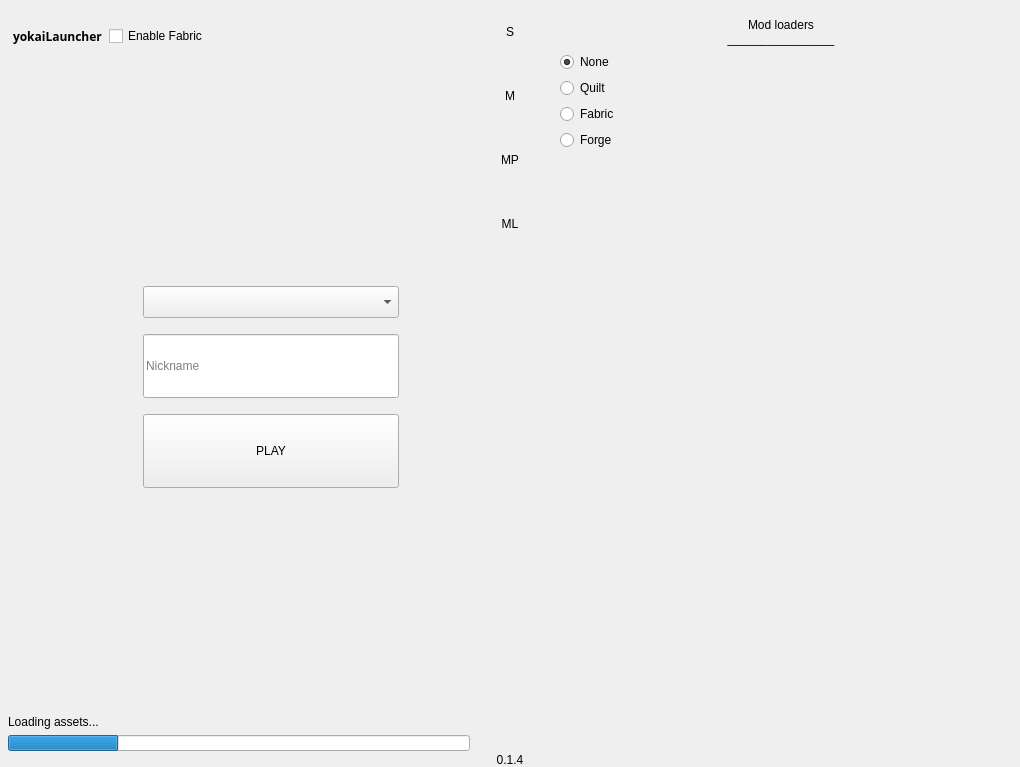
<?xml version="1.0" encoding="UTF-8"?>
<ui version="4.0">
 <class>MWin</class>
 <widget class="QMainWindow" name="MWin">
  <property name="windowModality">
   <enum>Qt::WindowModal</enum>
  </property>
  <property name="geometry">
   <rect>
    <x>0</x>
    <y>0</y>
    <width>1020</width>
    <height>767</height>
   </rect>
  </property>
  <property name="contextMenuPolicy">
   <enum>Qt::NoContextMenu</enum>
  </property>
  <property name="windowTitle">
   <string>yokaiLauncher</string>
  </property>
  <property name="windowIcon">
   <iconset resource="../res.qrc">
    <normaloff>:/assets/icon.svg</normaloff>:/assets/icon.svg</iconset>
  </property>
  <property name="styleSheet">
   <string notr="true"/>
  </property>
  <widget class="QWidget" name="ClientForm">
   <property name="sizePolicy">
    <sizepolicy hsizetype="Preferred" vsizetype="Preferred">
     <horstretch>1</horstretch>
     <verstretch>1</verstretch>
    </sizepolicy>
   </property>
   <property name="contextMenuPolicy">
    <enum>Qt::NoContextMenu</enum>
   </property>
   <property name="windowTitle">
    <string>yokaiLauncher</string>
   </property>
   <property name="styleSheet">
    <string notr="true"/>
   </property>
   <layout class="QHBoxLayout" name="horizontalLayout_3">
    <property name="spacing">
     <number>0</number>
    </property>
    <property name="leftMargin">
     <number>0</number>
    </property>
    <property name="topMargin">
     <number>0</number>
    </property>
    <property name="rightMargin">
     <number>0</number>
    </property>
    <property name="bottomMargin">
     <number>0</number>
    </property>
    <item>
     <widget class="QWidget" name="verticalWidget" native="true">
      <property name="sizePolicy">
       <sizepolicy hsizetype="Expanding" vsizetype="Preferred">
        <horstretch>0</horstretch>
        <verstretch>0</verstretch>
       </sizepolicy>
      </property>
      <layout class="QVBoxLayout" name="verticalLayout_2">
       <property name="leftMargin">
        <number>0</number>
       </property>
       <property name="topMargin">
        <number>0</number>
       </property>
       <property name="rightMargin">
        <number>0</number>
       </property>
       <property name="bottomMargin">
        <number>0</number>
       </property>
       <item alignment="Qt::AlignLeft">
        <widget class="QWidget" name="Logo" native="true">
         <property name="minimumSize">
          <size>
           <width>0</width>
           <height>72</height>
          </size>
         </property>
         <property name="maximumSize">
          <size>
           <width>16777215</width>
           <height>72</height>
          </size>
         </property>
         <layout class="QVBoxLayout" name="verticalLayout">
          <property name="spacing">
           <number>0</number>
          </property>
          <property name="leftMargin">
           <number>0</number>
          </property>
          <property name="topMargin">
           <number>0</number>
          </property>
          <property name="rightMargin">
           <number>0</number>
          </property>
          <property name="bottomMargin">
           <number>0</number>
          </property>
          <item>
           <widget class="QWidget" name="horizontalWidget" native="true">
            <layout class="QHBoxLayout" name="horizontalLayout">
             <property name="leftMargin">
              <number>0</number>
             </property>
             <property name="topMargin">
              <number>0</number>
             </property>
             <property name="rightMargin">
              <number>0</number>
             </property>
             <property name="bottomMargin">
              <number>0</number>
             </property>
             <item>
              <widget class="QLabel" name="label_2">
               <property name="sizePolicy">
                <sizepolicy hsizetype="Fixed" vsizetype="Fixed">
                 <horstretch>0</horstretch>
                 <verstretch>0</verstretch>
                </sizepolicy>
               </property>
               <property name="maximumSize">
                <size>
                 <width>64</width>
                 <height>64</height>
                </size>
               </property>
               <property name="text">
                <string/>
               </property>
               <property name="pixmap">
                <pixmap resource="../res.qrc">:/assets/icon.svg</pixmap>
               </property>
               <property name="scaledContents">
                <bool>true</bool>
               </property>
              </widget>
             </item>
             <item>
              <widget class="QLabel" name="logo">
               <property name="font">
                <font>
                 <family>eUkraineLogo</family>
                 <weight>75</weight>
                 <bold>true</bold>
                </font>
               </property>
               <property name="text">
                <string>yokaiLauncher</string>
               </property>
               <property name="margin">
                <number>0</number>
               </property>
              </widget>
             </item>
             <item>
              <widget class="QCheckBox" name="fabricb">
               <property name="enabled">
                <bool>true</bool>
               </property>
               <property name="maximumSize">
                <size>
                 <width>16777215</width>
                 <height>36</height>
                </size>
               </property>
               <property name="text">
                <string>Enable Fabric</string>
               </property>
              </widget>
             </item>
            </layout>
           </widget>
          </item>
         </layout>
        </widget>
       </item>
       <item alignment="Qt::AlignHCenter|Qt::AlignVCenter">
        <widget class="QWidget" name="vertWi" native="true">
         <property name="sizePolicy">
          <sizepolicy hsizetype="Preferred" vsizetype="Preferred">
           <horstretch>0</horstretch>
           <verstretch>0</verstretch>
          </sizepolicy>
         </property>
         <property name="minimumSize">
          <size>
           <width>0</width>
           <height>0</height>
          </size>
         </property>
         <property name="maximumSize">
          <size>
           <width>16777215</width>
           <height>16777215</height>
          </size>
         </property>
         <property name="autoFillBackground">
          <bool>false</bool>
         </property>
         <property name="styleSheet">
          <string notr="true"/>
         </property>
         <layout class="QVBoxLayout" name="verticalLayout_3">
          <property name="spacing">
           <number>16</number>
          </property>
          <property name="leftMargin">
           <number>64</number>
          </property>
          <property name="topMargin">
           <number>0</number>
          </property>
          <property name="rightMargin">
           <number>0</number>
          </property>
          <property name="bottomMargin">
           <number>0</number>
          </property>
          <item>
           <widget class="QWidget" name="mainWidget" native="true">
            <layout class="QVBoxLayout" name="verticalLayout_10">
             <property name="spacing">
              <number>16</number>
             </property>
             <property name="leftMargin">
              <number>32</number>
             </property>
             <property name="topMargin">
              <number>32</number>
             </property>
             <property name="rightMargin">
              <number>32</number>
             </property>
             <property name="bottomMargin">
              <number>32</number>
             </property>
             <item>
              <widget class="QComboBox" name="versionList">
               <property name="enabled">
                <bool>true</bool>
               </property>
               <property name="sizePolicy">
                <sizepolicy hsizetype="Preferred" vsizetype="Preferred">
                 <horstretch>0</horstretch>
                 <verstretch>0</verstretch>
                </sizepolicy>
               </property>
               <property name="minimumSize">
                <size>
                 <width>128</width>
                 <height>32</height>
                </size>
               </property>
               <property name="currentText">
                <string/>
               </property>
               <property name="currentIndex">
                <number>-1</number>
               </property>
               <property name="sizeAdjustPolicy">
                <enum>QComboBox::AdjustToContentsOnFirstShow</enum>
               </property>
               <property name="placeholderText">
                <string>Loading...</string>
               </property>
              </widget>
             </item>
             <item>
              <widget class="QLineEdit" name="nickname">
               <property name="minimumSize">
                <size>
                 <width>256</width>
                 <height>64</height>
                </size>
               </property>
               <property name="maximumSize">
                <size>
                 <width>16777215</width>
                 <height>64</height>
                </size>
               </property>
               <property name="placeholderText">
                <string>Nickname</string>
               </property>
              </widget>
             </item>
             <item>
              <widget class="QPushButton" name="playBtn">
               <property name="minimumSize">
                <size>
                 <width>128</width>
                 <height>74</height>
                </size>
               </property>
               <property name="maximumSize">
                <size>
                 <width>16777215</width>
                 <height>74</height>
                </size>
               </property>
               <property name="text">
                <string>PLAY</string>
               </property>
              </widget>
             </item>
            </layout>
           </widget>
          </item>
         </layout>
        </widget>
       </item>
       <item>
        <widget class="QWidget" name="progressWidget" native="true">
         <property name="minimumSize">
          <size>
           <width>0</width>
           <height>64</height>
          </size>
         </property>
         <property name="maximumSize">
          <size>
           <width>16777215</width>
           <height>64</height>
          </size>
         </property>
         <layout class="QVBoxLayout" name="verticalLayout_4">
          <property name="leftMargin">
           <number>8</number>
          </property>
          <property name="topMargin">
           <number>0</number>
          </property>
          <property name="rightMargin">
           <number>8</number>
          </property>
          <property name="bottomMargin">
           <number>16</number>
          </property>
          <item alignment="Qt::AlignLeft|Qt::AlignBottom">
           <widget class="QLabel" name="pLabel">
            <property name="text">
             <string>Loading assets...</string>
            </property>
            <property name="margin">
             <number>5</number>
            </property>
           </widget>
          </item>
          <item>
           <widget class="QProgressBar" name="progressBar">
            <property name="maximumSize">
             <size>
              <width>16777215</width>
              <height>16</height>
             </size>
            </property>
            <property name="baseSize">
             <size>
              <width>0</width>
              <height>32</height>
             </size>
            </property>
            <property name="styleSheet">
             <string notr="true"/>
            </property>
            <property name="value">
             <number>24</number>
            </property>
            <property name="textVisible">
             <bool>false</bool>
            </property>
            <property name="orientation">
             <enum>Qt::Horizontal</enum>
            </property>
            <property name="invertedAppearance">
             <bool>false</bool>
            </property>
            <property name="textDirection">
             <enum>QProgressBar::TopToBottom</enum>
            </property>
            <property name="format">
             <string>%p%/%m%</string>
            </property>
           </widget>
          </item>
         </layout>
        </widget>
       </item>
      </layout>
     </widget>
    </item>
    <item>
     <widget class="QWidget" name="rightWidget" native="true">
      <property name="sizePolicy">
       <sizepolicy hsizetype="Preferred" vsizetype="Expanding">
        <horstretch>0</horstretch>
        <verstretch>0</verstretch>
       </sizepolicy>
      </property>
      <property name="maximumSize">
       <size>
        <width>64</width>
        <height>16777215</height>
       </size>
      </property>
      <layout class="QVBoxLayout" name="verticalLayout_8">
       <property name="leftMargin">
        <number>0</number>
       </property>
       <property name="topMargin">
        <number>0</number>
       </property>
       <property name="rightMargin">
        <number>0</number>
       </property>
       <property name="bottomMargin">
        <number>0</number>
       </property>
       <item alignment="Qt::AlignTop">
        <widget class="QWidget" name="btnsWidgets" native="true">
         <property name="minimumSize">
          <size>
           <width>0</width>
           <height>0</height>
          </size>
         </property>
         <property name="maximumSize">
          <size>
           <width>64</width>
           <height>16777215</height>
          </size>
         </property>
         <layout class="QVBoxLayout" name="verticalLayout_5">
          <property name="spacing">
           <number>0</number>
          </property>
          <property name="leftMargin">
           <number>0</number>
          </property>
          <property name="topMargin">
           <number>0</number>
          </property>
          <property name="rightMargin">
           <number>0</number>
          </property>
          <property name="bottomMargin">
           <number>0</number>
          </property>
          <item>
           <widget class="QPushButton" name="settb">
            <property name="minimumSize">
             <size>
              <width>64</width>
              <height>64</height>
             </size>
            </property>
            <property name="maximumSize">
             <size>
              <width>64</width>
              <height>64</height>
             </size>
            </property>
            <property name="toolTip">
             <string/>
            </property>
            <property name="text">
             <string>S</string>
            </property>
            <property name="flat">
             <bool>true</bool>
            </property>
            <property name="menuPage" stdset="0">
             <number>0</number>
            </property>
           </widget>
          </item>
          <item>
           <widget class="QPushButton" name="modsBtn">
            <property name="minimumSize">
             <size>
              <width>64</width>
              <height>64</height>
             </size>
            </property>
            <property name="maximumSize">
             <size>
              <width>64</width>
              <height>64</height>
             </size>
            </property>
            <property name="text">
             <string>M</string>
            </property>
            <property name="flat">
             <bool>true</bool>
            </property>
            <property name="menuPage" stdset="0">
             <number>1</number>
            </property>
           </widget>
          </item>
          <item>
           <widget class="QPushButton" name="modpackBtn">
            <property name="minimumSize">
             <size>
              <width>64</width>
              <height>64</height>
             </size>
            </property>
            <property name="maximumSize">
             <size>
              <width>64</width>
              <height>64</height>
             </size>
            </property>
            <property name="text">
             <string>MP</string>
            </property>
            <property name="flat">
             <bool>true</bool>
            </property>
            <property name="menuPage" stdset="0">
             <number>2</number>
            </property>
           </widget>
          </item>
          <item>
           <widget class="QPushButton" name="modloaderBtn">
            <property name="minimumSize">
             <size>
              <width>64</width>
              <height>64</height>
             </size>
            </property>
            <property name="maximumSize">
             <size>
              <width>64</width>
              <height>64</height>
             </size>
            </property>
            <property name="text">
             <string>ML</string>
            </property>
            <property name="flat">
             <bool>true</bool>
            </property>
            <property name="menuPage" stdset="0">
             <number>3</number>
            </property>
           </widget>
          </item>
         </layout>
        </widget>
       </item>
       <item>
        <spacer name="verticalSpacer_3">
         <property name="orientation">
          <enum>Qt::Vertical</enum>
         </property>
         <property name="sizeHint" stdset="0">
          <size>
           <width>20</width>
           <height>40</height>
          </size>
         </property>
        </spacer>
       </item>
       <item>
        <widget class="QLabel" name="verLab">
         <property name="text">
          <string>0.1.4</string>
         </property>
         <property name="alignment">
          <set>Qt::AlignCenter</set>
         </property>
        </widget>
       </item>
      </layout>
     </widget>
    </item>
    <item>
     <widget class="QStackedWidget" name="stackedWidget">
      <property name="sizePolicy">
       <sizepolicy hsizetype="Preferred" vsizetype="Preferred">
        <horstretch>0</horstretch>
        <verstretch>0</verstretch>
       </sizepolicy>
      </property>
      <property name="maximumSize">
       <size>
        <width>512</width>
        <height>16777215</height>
       </size>
      </property>
      <property name="currentIndex">
       <number>3</number>
      </property>
      <widget class="QWidget" name="settings_page">
       <property name="sizePolicy">
        <sizepolicy hsizetype="Preferred" vsizetype="Preferred">
         <horstretch>0</horstretch>
         <verstretch>0</verstretch>
        </sizepolicy>
       </property>
       <layout class="QVBoxLayout" name="verticalLayout_19">
        <item>
         <widget class="QLabel" name="label_19">
          <property name="text">
           <string>Settings
________________</string>
          </property>
          <property name="scaledContents">
           <bool>false</bool>
          </property>
          <property name="alignment">
           <set>Qt::AlignCenter</set>
          </property>
         </widget>
        </item>
        <item>
         <widget class="QWidget" name="verticalWidget_2" native="true">
          <property name="sizePolicy">
           <sizepolicy hsizetype="Preferred" vsizetype="Preferred">
            <horstretch>0</horstretch>
            <verstretch>0</verstretch>
           </sizepolicy>
          </property>
          <property name="maximumSize">
           <size>
            <width>16777215</width>
            <height>16777215</height>
           </size>
          </property>
          <layout class="QVBoxLayout" name="verticalLayout_18">
           <property name="spacing">
            <number>8</number>
           </property>
           <property name="leftMargin">
            <number>32</number>
           </property>
           <property name="topMargin">
            <number>0</number>
           </property>
           <property name="rightMargin">
            <number>32</number>
           </property>
           <property name="bottomMargin">
            <number>0</number>
           </property>
           <item alignment="Qt::AlignTop">
            <widget class="QLabel" name="label_14">
             <property name="text">
              <string>  Additional java arguments:</string>
             </property>
            </widget>
           </item>
           <item alignment="Qt::AlignTop">
            <widget class="QLineEdit" name="jvmaddargs">
             <property name="minimumSize">
              <size>
               <width>0</width>
               <height>48</height>
              </size>
             </property>
             <property name="maximumSize">
              <size>
               <width>16777215</width>
               <height>32</height>
              </size>
             </property>
             <property name="inputMethodHints">
              <set>Qt::ImhNone</set>
             </property>
             <property name="placeholderText">
              <string>Java commandline arguments (example: -Xms2G -Xmx4G)</string>
             </property>
            </widget>
           </item>
           <item>
            <spacer name="verticalSpacer_10">
             <property name="orientation">
              <enum>Qt::Vertical</enum>
             </property>
             <property name="sizeType">
              <enum>QSizePolicy::Preferred</enum>
             </property>
             <property name="sizeHint" stdset="0">
              <size>
               <width>20</width>
               <height>20</height>
              </size>
             </property>
            </spacer>
           </item>
           <item alignment="Qt::AlignTop">
            <widget class="QLabel" name="label_15">
             <property name="text">
              <string>  RAM:</string>
             </property>
            </widget>
           </item>
           <item alignment="Qt::AlignTop">
            <widget class="QWidget" name="horizontalWidget_6" native="true">
             <layout class="QHBoxLayout" name="horizontalLayout_9">
              <property name="spacing">
               <number>16</number>
              </property>
              <property name="leftMargin">
               <number>0</number>
              </property>
              <property name="topMargin">
               <number>0</number>
              </property>
              <property name="rightMargin">
               <number>0</number>
              </property>
              <property name="bottomMargin">
               <number>0</number>
              </property>
              <item>
               <widget class="QLabel" name="label_16">
                <property name="text">
                 <string>2GB</string>
                </property>
               </widget>
              </item>
              <item>
               <widget class="QSlider" name="ramslider">
                <property name="minimumSize">
                 <size>
                  <width>0</width>
                  <height>0</height>
                 </size>
                </property>
                <property name="minimum">
                 <number>2048</number>
                </property>
                <property name="maximum">
                 <number>8192</number>
                </property>
                <property name="value">
                 <number>4096</number>
                </property>
                <property name="orientation">
                 <enum>Qt::Horizontal</enum>
                </property>
               </widget>
              </item>
              <item>
               <widget class="QLabel" name="maxmemLabel">
                <property name="text">
                 <string>0 GB</string>
                </property>
               </widget>
              </item>
             </layout>
            </widget>
           </item>
           <item>
            <widget class="QLabel" name="currRam">
             <property name="text">
              <string>Current RAM: 0GB</string>
             </property>
            </widget>
           </item>
           <item>
            <spacer name="verticalSpacer_11">
             <property name="orientation">
              <enum>Qt::Vertical</enum>
             </property>
             <property name="sizeType">
              <enum>QSizePolicy::Preferred</enum>
             </property>
             <property name="sizeHint" stdset="0">
              <size>
               <width>20</width>
               <height>20</height>
              </size>
             </property>
            </spacer>
           </item>
           <item>
            <widget class="QCheckBox" name="isMcFullscreen">
             <property name="styleSheet">
              <string notr="true"/>
             </property>
             <property name="text">
              <string>Run Minecraft in Fullscreen</string>
             </property>
             <property name="checked">
              <bool>false</bool>
             </property>
            </widget>
           </item>
           <item>
            <spacer name="verticalSpacer_12">
             <property name="orientation">
              <enum>Qt::Vertical</enum>
             </property>
             <property name="sizeType">
              <enum>QSizePolicy::Preferred</enum>
             </property>
             <property name="sizeHint" stdset="0">
              <size>
               <width>20</width>
               <height>20</height>
              </size>
             </property>
            </spacer>
           </item>
           <item>
            <widget class="QLabel" name="label_17">
             <property name="text">
              <string>  Select Launcher theme:</string>
             </property>
            </widget>
           </item>
           <item>
            <widget class="QComboBox" name="themesBox">
             <property name="currentText">
              <string/>
             </property>
             <property name="placeholderText">
              <string>Default</string>
             </property>
            </widget>
           </item>
           <item>
            <spacer name="verticalSpacer_13">
             <property name="orientation">
              <enum>Qt::Vertical</enum>
             </property>
             <property name="sizeType">
              <enum>QSizePolicy::Preferred</enum>
             </property>
             <property name="sizeHint" stdset="0">
              <size>
               <width>20</width>
               <height>20</height>
              </size>
             </property>
            </spacer>
           </item>
           <item>
            <widget class="QLabel" name="label_18">
             <property name="text">
              <string>  Path to Minecraft dir:</string>
             </property>
            </widget>
           </item>
           <item>
            <widget class="QWidget" name="horizontalWidget_7" native="true">
             <property name="minimumSize">
              <size>
               <width>0</width>
               <height>32</height>
              </size>
             </property>
             <layout class="QHBoxLayout" name="horizontalLayout_10">
              <item>
               <widget class="QLineEdit" name="mcPathEdit"/>
              </item>
              <item alignment="Qt::AlignHCenter">
               <widget class="QPushButton" name="mcPathSelect">
                <property name="minimumSize">
                 <size>
                  <width>32</width>
                  <height>32</height>
                 </size>
                </property>
                <property name="maximumSize">
                 <size>
                  <width>32</width>
                  <height>32</height>
                 </size>
                </property>
                <property name="text">
                 <string>...</string>
                </property>
               </widget>
              </item>
             </layout>
            </widget>
           </item>
          </layout>
         </widget>
        </item>
        <item>
         <spacer name="verticalSpacer_14">
          <property name="orientation">
           <enum>Qt::Vertical</enum>
          </property>
          <property name="sizeHint" stdset="0">
           <size>
            <width>20</width>
            <height>40</height>
           </size>
          </property>
         </spacer>
        </item>
        <item>
         <widget class="QPushButton" name="mcFolderBtn">
          <property name="maximumSize">
           <size>
            <width>16777215</width>
            <height>36</height>
           </size>
          </property>
          <property name="text">
           <string>Open Minecraft folder</string>
          </property>
         </widget>
        </item>
        <item>
         <widget class="QPushButton" name="settsaveb">
          <property name="minimumSize">
           <size>
            <width>0</width>
            <height>64</height>
           </size>
          </property>
          <property name="maximumSize">
           <size>
            <width>16777215</width>
            <height>64</height>
           </size>
          </property>
          <property name="text">
           <string>Save</string>
          </property>
         </widget>
        </item>
       </layout>
      </widget>
      <widget class="QWidget" name="mods_page">
       <property name="sizePolicy">
        <sizepolicy hsizetype="Preferred" vsizetype="Preferred">
         <horstretch>0</horstretch>
         <verstretch>0</verstretch>
        </sizepolicy>
       </property>
       <layout class="QVBoxLayout" name="verticalLayout_7">
        <property name="spacing">
         <number>0</number>
        </property>
        <item alignment="Qt::AlignHCenter|Qt::AlignTop">
         <widget class="QLabel" name="label">
          <property name="sizePolicy">
           <sizepolicy hsizetype="Preferred" vsizetype="Preferred">
            <horstretch>0</horstretch>
            <verstretch>0</verstretch>
           </sizepolicy>
          </property>
          <property name="text">
           <string>Mods list
________________</string>
          </property>
          <property name="alignment">
           <set>Qt::AlignCenter</set>
          </property>
         </widget>
        </item>
        <item alignment="Qt::AlignTop">
         <widget class="QWidget" name="verticalWidget" native="true">
          <property name="sizePolicy">
           <sizepolicy hsizetype="Preferred" vsizetype="Preferred">
            <horstretch>0</horstretch>
            <verstretch>0</verstretch>
           </sizepolicy>
          </property>
          <layout class="QVBoxLayout" name="verticalLayout_6">
           <item>
            <widget class="MElement" name="eWtest" native="true">
             <property name="minimumSize">
              <size>
               <width>0</width>
               <height>32</height>
              </size>
             </property>
            </widget>
           </item>
          </layout>
         </widget>
        </item>
        <item>
         <spacer name="verticalSpacer">
          <property name="orientation">
           <enum>Qt::Vertical</enum>
          </property>
          <property name="sizeHint" stdset="0">
           <size>
            <width>20</width>
            <height>40</height>
           </size>
          </property>
         </spacer>
        </item>
       </layout>
      </widget>
      <widget class="QWidget" name="modpack_page"/>
      <widget class="QWidget" name="modLoader_page">
       <layout class="QVBoxLayout" name="verticalLayout_11">
        <item>
         <widget class="QWidget" name="MLW" native="true">
          <layout class="QVBoxLayout" name="verticalLayout_9">
           <item>
            <widget class="QLabel" name="label_3">
             <property name="text">
              <string>Mod loaders
________________</string>
             </property>
             <property name="alignment">
              <set>Qt::AlignCenter</set>
             </property>
            </widget>
           </item>
           <item>
            <widget class="QRadioButton" name="rNone">
             <property name="text">
              <string>None</string>
             </property>
             <property name="checked">
              <bool>true</bool>
             </property>
             <property name="mlt" stdset="0">
              <string>None</string>
             </property>
            </widget>
           </item>
           <item>
            <widget class="QRadioButton" name="rQuilt">
             <property name="text">
              <string>Quilt</string>
             </property>
             <property name="icon">
              <iconset resource="../res.qrc">
               <normaloff>:/assets/quilt.svg</normaloff>:/assets/quilt.svg</iconset>
             </property>
             <property name="iconSize">
              <size>
               <width>64</width>
               <height>64</height>
              </size>
             </property>
             <property name="checked">
              <bool>false</bool>
             </property>
             <property name="mlt" stdset="0">
              <string>Quilt</string>
             </property>
            </widget>
           </item>
           <item>
            <widget class="QRadioButton" name="rFabric">
             <property name="text">
              <string>Fabric</string>
             </property>
             <property name="icon">
              <iconset resource="../res.qrc">
               <normaloff>:/assets/fabric.svg</normaloff>:/assets/fabric.svg</iconset>
             </property>
             <property name="iconSize">
              <size>
               <width>64</width>
               <height>64</height>
              </size>
             </property>
             <property name="mlt" stdset="0">
              <string>Fabric</string>
             </property>
            </widget>
           </item>
           <item>
            <widget class="QRadioButton" name="rForge">
             <property name="text">
              <string>Forge</string>
             </property>
             <property name="icon">
              <iconset resource="../res.qrc">
               <normaloff>:/assets/forge.svg</normaloff>:/assets/forge.svg</iconset>
             </property>
             <property name="iconSize">
              <size>
               <width>64</width>
               <height>64</height>
              </size>
             </property>
             <property name="mlt" stdset="0">
              <string>None</string>
             </property>
            </widget>
           </item>
           <item>
            <spacer name="verticalSpacer_2">
             <property name="orientation">
              <enum>Qt::Vertical</enum>
             </property>
             <property name="sizeHint" stdset="0">
              <size>
               <width>20</width>
               <height>40</height>
              </size>
             </property>
            </spacer>
           </item>
          </layout>
         </widget>
        </item>
       </layout>
      </widget>
     </widget>
    </item>
   </layout>
  </widget>
 </widget>
 <customwidgets>
  <customwidget>
   <class>MElement</class>
   <extends>QWidget</extends>
   <header>melement.h</header>
   <container>1</container>
  </customwidget>
 </customwidgets>
 <resources>
  <include location="../res.qrc"/>
 </resources>
 <connections/>
</ui>
